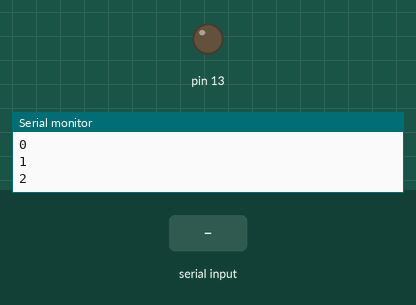
Bench run of a sketch on a simulated Arduino Uno, built with avr-gcc and run on an emulated ATmega328P. On the bench: output pins drawn as LEDs (lit = HIGH), the last lines printed to the serial monitor. The inputs (shaded band) are chosen by the test bench.

Above: at 2.8 s.
2.9 s: "t" received over the second serial link
At 4.2 s:
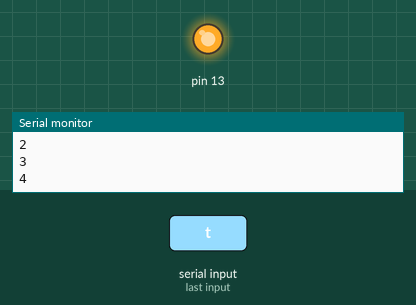
4.5 s: "s" received over the second serial link
At 5.9 s:
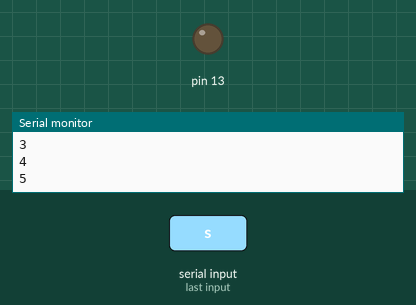
Timing chart, 0 to 7.5 s (numbered marks = the images above; inputs shaded):
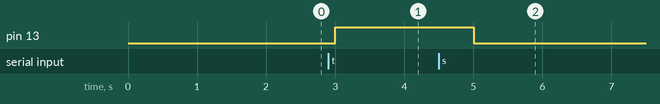

Measured:
- after the input at 2.9 s, pin 13: LOW → HIGH after 0.10 s
- after the input at 4.5 s, pin 13: HIGH → LOW after 0.50 s

The sketch:

BluetoothCounterModtag.ino
```cpp
/*
 * Test af bluetooth
 * af Lone Østerlund
 */

#include <SoftwareSerial.h>
int bluetoothTx = 3;
int bluetoothRx = 4;

SoftwareSerial bluetooth(bluetoothTx, bluetoothRx);//Arduino RX,Tx
char msg;
int counter = 0;
void setup(){
  Serial.begin(9600);
  pinMode(13,OUTPUT);
  digitalWrite(13,LOW);
  bluetooth.begin(115200);//standard bluetooth mate
}

void loop(){
  bluetooth.listen();
  modtagFraBluetooth();
  Serial.println(counter);
  bluetooth.println(counter);
  counter++;
  delay(1000);
}

/*
 *Denne funktion modtager på
 * SoftwarerSeriel porten
 * navngivet bluetooth.
 * modtages 't' tændes diode på ben 13
 * modtages 's' slukkes dioden
 */
void modtagFraBluetooth(){
  char msg;
  if(bluetooth.available()){
    msg= (char)bluetooth.read();
    if(msg=='t')
      digitalWrite(13,HIGH);
     else if(msg =='s'){
      digitalWrite(13,LOW);
    }
    bluetooth.print(msg); //returner det modtagne
  }
}
```
